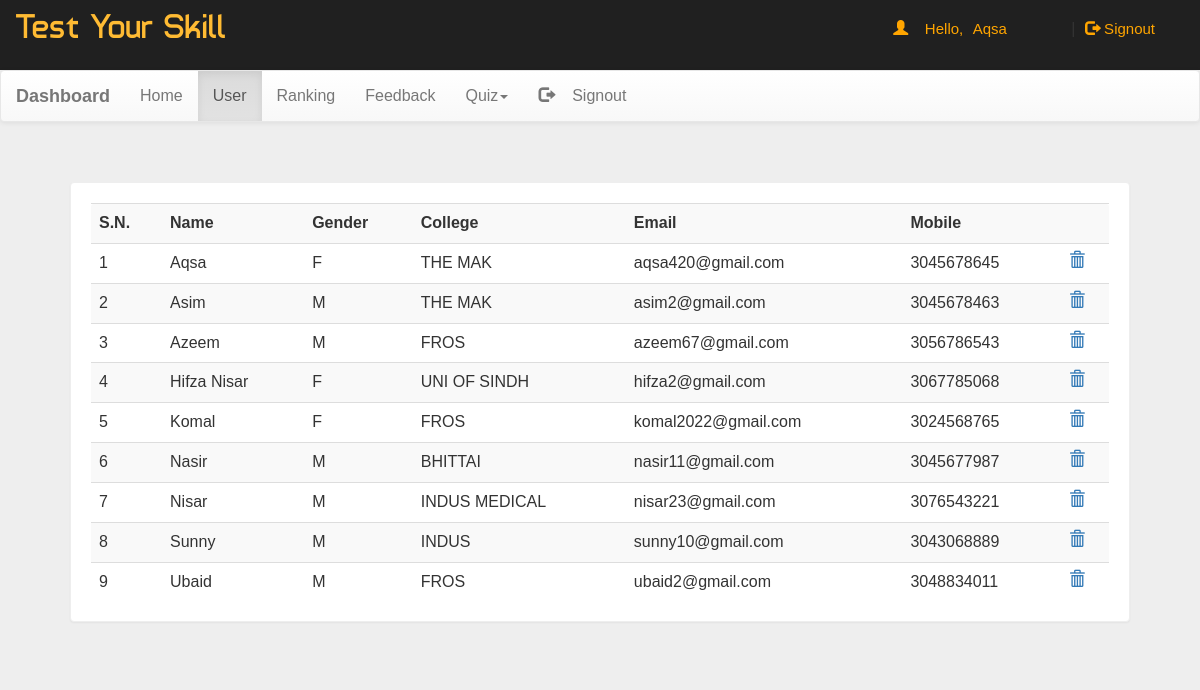
Before: /dash.php?q=1 (signed in) with the older database file.
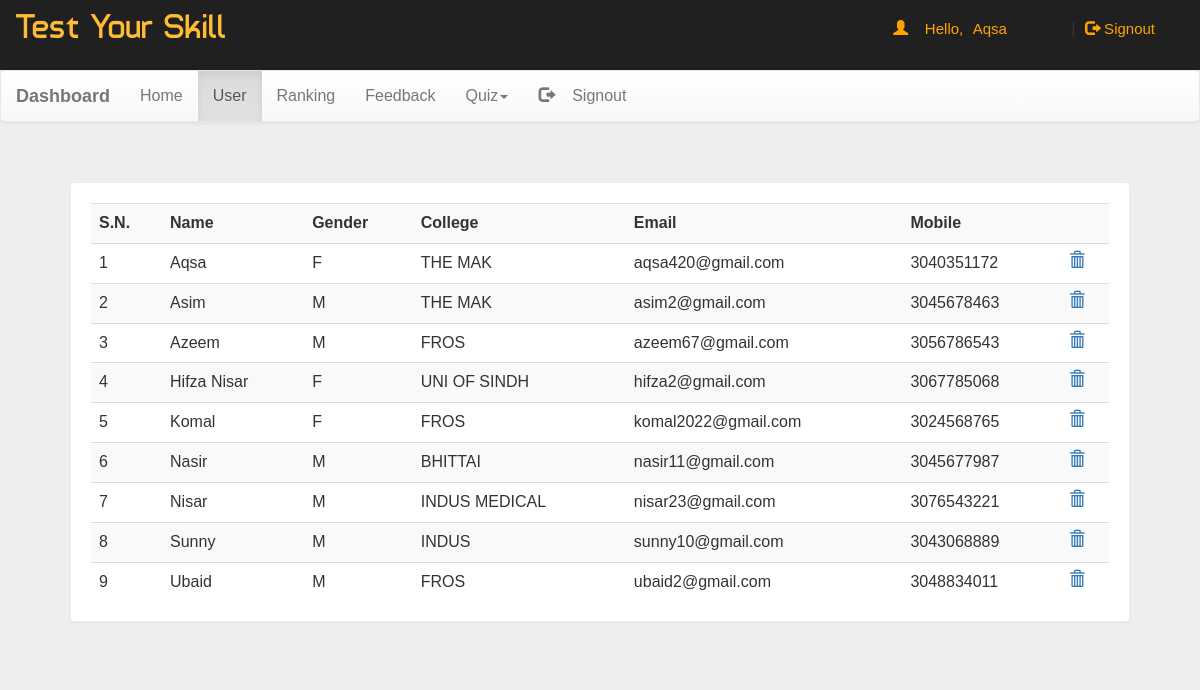
After: the same page with the newer database file.
### tables this page shows
CREATE TABLE `user` (
  `name` varchar(50) NOT NULL,
  `gender` varchar(5) NOT NULL,
  `college` varchar(100) NOT NULL,
  `email` varchar(50) NOT NULL,
  `mob` bigint(20) NOT NULL,
  `password` varchar(50) NOT NULL
);

### dash.php (the view, shortened to what this page needs)
<!DOCTYPE html PUBLIC "-//W3C//DTD XHTML 1.0 Transitional//EN" "http://www.w3.org/TR/xhtml1/DTD/xhtml1-transitional.dtd">
<html xmlns="http://www.w3.org/1999/xhtml">
<head>
<link  rel="stylesheet" href="css/bootstrap.min.css"/>
 <link  rel="stylesheet" href="css/bootstrap-theme.min.css"/>
 <link rel="stylesheet" href="css/main.css">
 <link  rel="stylesheet" href="css/font.css">
</head>
<body  style="background:#eee;">
<div class="header">
<div class="row">
<div class="col-lg-6">
<span class="logo">Test Your Skill</span></div>
<?php
 include_once 'dbConnection.php';
  if(!(isset($_SESSION['email']))){
header("location:index.php");
}
else
{
$name = $_SESSION['name'];;
echo '<span class="pull-right top title1" ><span class="log1"><span class="glyphicon glyphicon-user" aria-hidden="true"></span>&nbsp;&nbsp;&nbsp;&nbsp;Hello,</span> <a href="account.php" class="log log1">'.$name.'</a>&nbsp;|&nbsp;<a href="logout.php?q=account.php" class="log"><span class="glyphicon glyphicon-log-out" aria-hidden="true"></span>&nbsp;Signout</button></a></span>';
}?>
</div></div>
<nav class="navbar navbar-default title1">
  <div class="container-fluid">
    <div class="navbar-header">
      <a class="navbar-brand" href="dash.php?q=0"><b>Dashboard</b></a>
    </div>
    <div class="collapse navbar-collapse" id="bs-example-navbar-collapse-1">
      <ul class="nav navbar-nav">
        <li <?php if(@$_GET['q']==0) echo'class="active"'; ?>><a href="dash.php?q=0">Home<span class="sr-only">(current)</span></a></li>
        <li <?php if(@$_GET['q']==1) echo'class="active"'; ?>><a href="dash.php?q=1">User</a></li>
		<li <?php if(@$_GET['q']==2) echo'class="active"'; ?>><a href="dash.php?q=2">Ranking</a></li>
		<li <?php if(@$_GET['q']==3) echo'class="active"'; ?>><a href="dash.php?q=3">Feedback</a></li>
        <li class="dropdown <?php if(@$_GET['q']==4 || @$_GET['q']==5) echo'active"'; ?>">
          <a href="#" class="dropdown-toggle" data-toggle="dropdown" role="button" aria-haspopup="true" aria-expanded="false">Quiz<span class="caret"></span></a>
        </li><li class="pull-right"> <a href="logout.php?q=account.php"><span class="glyphicon glyphicon-log-out" aria-hidden="true"></span>&nbsp;&nbsp;&nbsp;&nbsp;Signout</a></li>
      </ul>
          </div>
  </div>
</nav>
<div class="container">
<div class="row">
<div class="col-md-12">
<?php if(@$_GET['q']==1) {
$result = mysqli_query($con,"SELECT * FROM user") or die('Error');
echo  '<div class="panel"><div class="table-responsive"><table class="table table-striped title1">
<tr><td><b>S.N.</b></td><td><b>Name</b></td><td><b>Gender</b></td><td><b>College</b></td><td><b>Email</b></td><td><b>Mobile</b></td><td></td></tr>';
$c=1;
while($row = mysqli_fetch_array($result)) {
	$name = $row['name'];
	$mob = $row['mob'];
	$gender = $row['gender'];
    $email = $row['email'];
	$college = $row['college'];
	echo '<tr><td>'.$c++.'</td><td>'.$name.'</td><td>'.$gender.'</td><td>'.$college.'</td><td>'.$email.'</td><td>'.$mob.'</td>
	<td><a title="Delete User" href="update.php?demail='.$email.'"><b><span class="glyphicon glyphicon-trash" aria-hidden="true"></span></b></a></td></tr>';
}
echo '</table></div></div>';
}?>
</div>
</div></div>
</body>
</html>

### css/main.css (style rules this page uses)
body { overflow-x:hidden; width:100%; font: 15px "Century Gothic", "Times Roman", sans-serif; background:#eee; min-height:550px; background-attachment:fixed; }
.panel { border-color:#eee; margin:40px; padding:20px; font: 15px "Century Gothic", "Times Roman", sans-serif; }
.header { background:#202020; height:70px; }
.logo { font-family:'typo'; font-size:35px; color:#ffbb33; margin:15px; }
.title1 { font: 16px "Century Gothic", "Times Roman", sans-serif; }
.top { margin-top:20px; }
.log1 { font: 15px 'Ubuntu', sans-serif; color:orange; margin-left:10px; }
.log { margin:10px; margin-right:60px; margin-left:5px; color:orange; text-decoration:none; font-size:20px; font-size:15px; }

Changed rows visible on the page:
changed user "Aqsa": mob "3045678645" → "3040351172"
